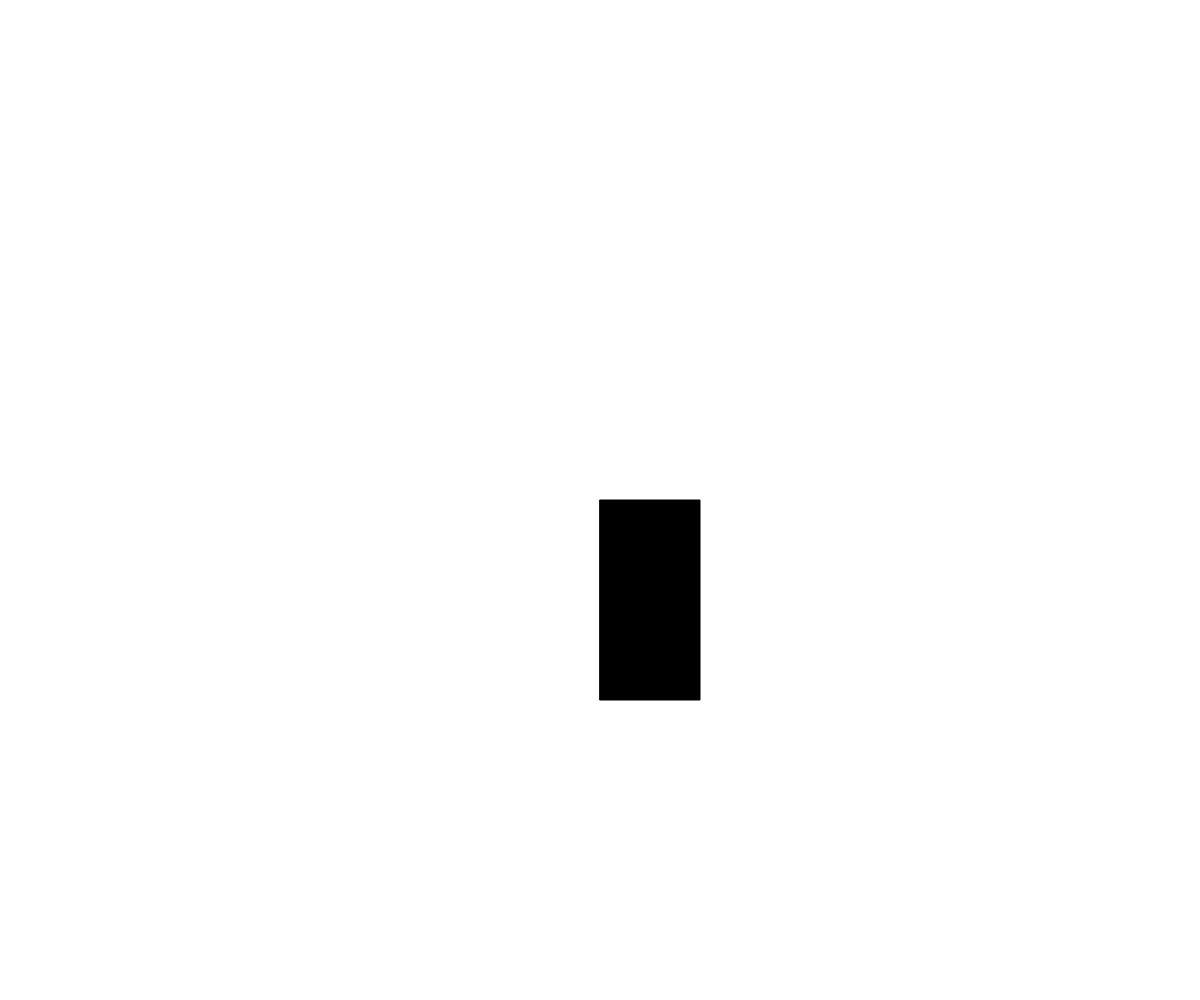
Frame 1 (no input)
Frame 60 (no input): identical to frame 1, image omitted
Frame 120 (the mouse pressed at the canvas centre since frame 60): identical to frame 1, image omitted

The p5.js sketch that drew this single still picture (run headless with seeded random() and noise() and a simulated clock; from frame 60 on, the mouse is pressed at the canvas centre):

// p5.js sketch
// ── sketch.js
var x = window.innerWidth/2;
var y = window.innerHeight/2;
var w = 100;
var h = 200;
var step = 10;

function setup(){
  createCanvas(window.innerWidth, window.innerHeight);
  background(255);
  fill(0);
  rect(x, y, w, h);
}

function draw(){
	if (keyIsPressed === true){
		background(255);
	  if(keyCode==38){
	    y-=step;
	    rect(x,y,w,h); 
	  }
	  if(keyCode==40){
	    y+=step;
	    rect(x,y,w,h);
	  }
	  if(keyCode==39){
	    x+=step;
	    rect(x,y,h,w);
	  }
	  if(keyCode==37){
	    x-=step;
	    rect(x,y,h,w);
	  }
	}
}
